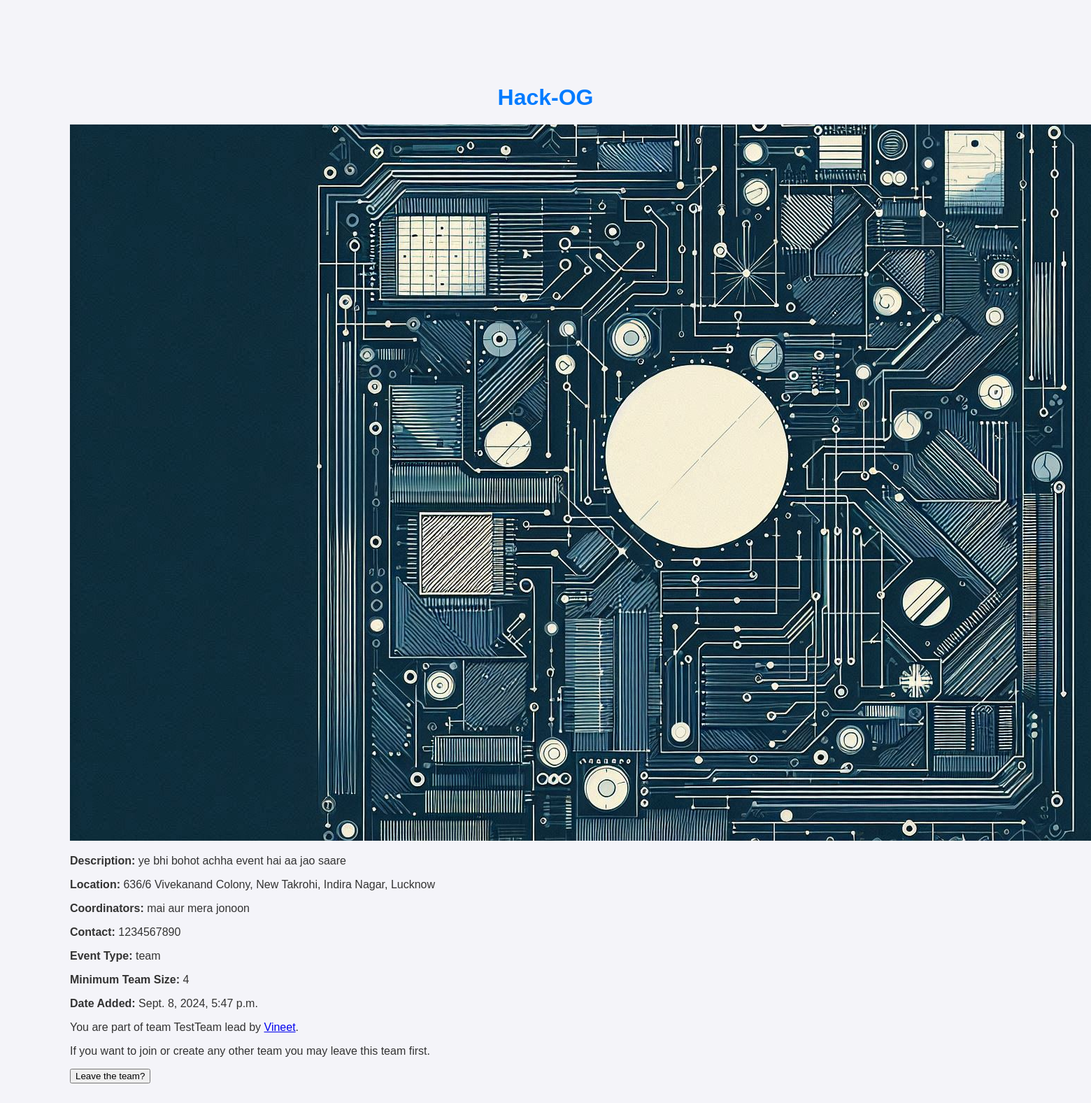
Screenshot of /events/event-hackathon/ (signed in) with the database file from the repository.
### events/models.py (models this page shows, shortened)
class AllEventList(models.Model):
    uniqueEventName = models.CharField(max_length=100)
    slug = models.SlugField(max_length=100, unique=True)
    eventName = models.CharField(max_length=100)
    eventDiscription = models.TextField()
    eventImage = models.ImageField(upload_to="eventImages/")
    club = models.CharField(max_length=100, choices=CLUBS_CHOICES)
    location = models.CharField(max_length=100)
    coordinators = models.CharField(max_length=100)
    contact = models.CharField(max_length=100)
    eventType = models.CharField(max_length=10, choices=EVENT_TYPE_CHOICES)
    minTeamSize = models.IntegerField(default=1)
    maxTeamSize = models.IntegerField(default=1)
    dateAdded = models.DateTimeField(default=timezone.now)
    class Meta:
        ordering = ["-dateAdded"]

class TeamsRegistration(models.Model):
    event = models.ForeignKey(AllEventList, on_delete=models.CASCADE)
    teamName = models.CharField(max_length=100)
    teamLeader = models.ForeignKey(
        settings.AUTH_USER_MODEL,
        on_delete=models.CASCADE,
        related_name="team_lead_teams",
    )
    user = models.ForeignKey(
        settings.AUTH_USER_MODEL,
        on_delete=models.CASCADE,
        related_name="team_registrations",
    )
    status = models.IntegerField(choices=STATUS_CHOICES, default=0)

### accounts/models.py (models this page shows, shortened)
class CustomUser(AbstractBaseUser, PermissionsMixin):
    email = models.EmailField(
        unique=True, primary_key=True, validators=[EmailValidator()]
    )
    name = models.CharField(max_length=100, blank=True)
    is_active = models.BooleanField(default=True)
    is_staff = models.BooleanField(default=False)
    date_joined = models.DateTimeField(default=timezone.now)
    profile_picture = models.ImageField(
        upload_to="profile_pics/", blank=True, null=True
    )
    rollno = models.IntegerField(
        validators=[MaxValueValidator(9999999999999), MinValueValidator(1000000000000)]
    )
    branch = models.CharField(choices=BRANCH_CHOICES, max_length=5)
    year = models.CharField(choices=YEAR_CHOICES, max_length=5)
    objects = CustomUserManager()
    USERNAME_FIELD = "email"
    REQUIRED_FIELDS = []
    def get_absolute_url(self):
        return reverse("student", args=[self.rollno])

### events/views.py (the view)
# urls.py: path('events/<slug:slug>/', views.eachEvent, name='eachEvent')
def eachEvent(request, slug):
    user = request.user
    event = get_object_or_404(AllEventList, slug=slug)
    data = getEventDataForUser(user=user, event=event)
    if request.method == "POST":
        if user.is_anonymous:
            return redirect("/login")
        handleParticipationPosts(request, event)
        return redirect(request.path)
    return render(request, "events/eachEvent.html", {"event": data})

### events/utils.py (called while the page is built)
def individualTeamParticipation(user, event):
    if event.eventType == "individual":
        entry = list(IndividualEventRegistration.objects.filter(event=event, user=user))
        if entry != []:
            return entry[0]
    return False

def isLeader(user, event):
    if event.eventType == "team":
        leaderEntries = list(
            TeamsRegistration.objects.filter(event=event, teamLeader=user, user=user)
        )
        if leaderEntries != []:
            return leaderEntries[0]
    return False

def isJoined(user, event):
    if event.eventType == "team":
        userConfirmEntry = list(
            TeamsRegistration.objects.filter(event=event, user=user, status=1)
        )
        if userConfirmEntry != []:
            if userConfirmEntry[0].teamLeader == user:
                return []
            return userConfirmEntry[0]
    return False

def membersInTeamIfLeader(user, event):
    members = list(TeamsRegistration.objects.filter(event=event, teamLeader=user))
    return len(members) - 1

def getTeams(user, event):
    if event.eventType != "team":
        return None
    teams = TeamsRegistration.objects.filter(event=event).exclude(teamLeader=user)
    teams = teams.annotate(accepted_count=Count("id", filter=Q(status=1))).filter(
        accepted_count__lt=event.maxTeamSize
    )
    teams = teams.exclude(
        teamName__in=TeamsRegistration.objects.filter(
            user=user, event=event
        ).values_list("teamName", flat=True)
    )
    available_teams = teams.values_list(
        "teamName", "teamLeader__name", "teamLeader__email", "teamLeader__rollno", "accepted_count"
    )
    if isLeader(user, event) or isJoined(user, event):
        return []
    return list(available_teams)

def getPendingReq(user, event):
    entries = TeamsRegistration.objects.filter(user=user, event=event)
    pendingRequests = list(entries.filter(status=0))
    if pendingRequests == []:
        return False
    return pendingRequests

def teamJoinRequestsIfLeader(user, event):
    requests = list(
        TeamsRegistration.objects.filter(teamLeader=user, event=event, status=0)
    )
    return False if requests == [] else requests

### templates/events/eachEvent.html (shortened to what this page needs)
<!DOCTYPE html>
<html lang="en">
<head>
</head>
<body>
    <div class="event-container">
        <h1>{{ event.eventName }}</h1>
        <div class="event-image">
            {% if event.eventImage %}
                <img src="{{ event.eventImage }}" alt="{{ event.eventName }}">
            {% else %}
                <p>No image available</p>
            {% endif %}
        </div>
        <div class="event-details">
            <p><strong>Description:</strong> {{ event.eventDiscription }}</p>
            <p><strong>Location:</strong> {{ event.location }}</p>
            <p><strong>Coordinators:</strong> {{ event.coordinators }}</p>
            <p><strong>Contact:</strong> {{ event.contact }}</p>
            <p><strong>Event Type:</strong> {{ event.eventType }}</p>
            <p><strong>Minimum Team Size:</strong> {{ event.minTeamSize }}</p>
            <p><strong>Date Added:</strong> {{ event.dateAdded }}</p>
        </div>
    </div>
    <div class="participate">
        {% if event.eventType == 'team' %}
            {% if event.isJoined %}
                <p>You are part of team {{event.isJoined.teamName}} lead by <a href="{{event.isJoined.teamLeader.get_absolute_url}}">{{event.isJoined.teamLeader.name}}</a>.</p>
                <p>If you want to join or create any other team you may leave this team first.</p>
                <form method="post">
                    <button type="submit" name="leaveTeam">Leave the team?</button>
                </form>
            {% endif %}
        {% endif %}
    </div>
</body>
</html>

### templates/events/eachEvent.html (style rules this page uses)
body { font-family: Arial, sans-serif; margin: 0; padding: 0; background-color: #f4f4f9; color: #333; padding: 100px; }
h1 { text-align: center; margin-bottom: 20px; color: #007bff; }

### rows the page displays
AllEventList: eventName "Hack-OG", eventDiscription "ye bhi bohot achha event hai aa jao saare", location "636/6 Vivekanand Colony, New Takrohi, Indira Nagar, Lucknow", coordinators "mai aur mera jonoon", contact "1234567890", eventType "team", dateAdded "Sept. 8, 2024, 5:47 p.m."
TeamsRegistration: isJoined.teamName "TestTeam", isJoined.teamLeader.name "Vineet"

### other values shown
{{ event.minTeamSize }} "4"
